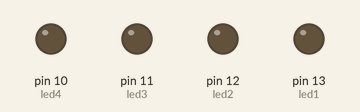
This sketch was run on a simulated Arduino Uno, built with avr-gcc and run on an emulated ATmega328P. On the bench: output pins drawn as LEDs (lit = HIGH).

Above: at 0.4 s.
At 2.3 s:
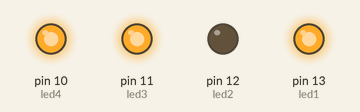
At 3.92 s:
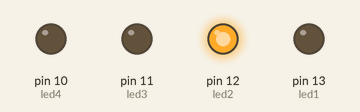
At 5.8 s:
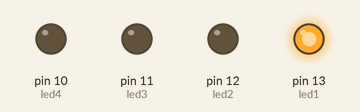
At 6.3 s:
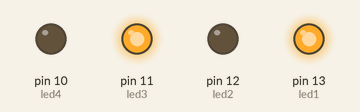
At 8.57 s:
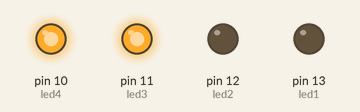
Timing chart, 0 to 9.2 s (numbered marks = the images above):
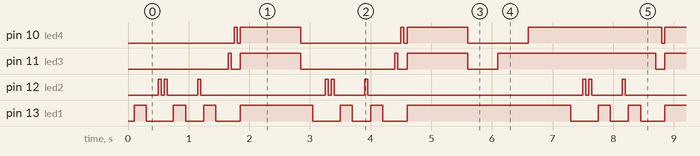

Measured:
- by itself, pin 10 (led4): repeats every 7.0 s: LOW 0.05 s, HIGH 1.0 s, LOW 1.7 s, HIGH 0.05 s, LOW 0.05 s, HIGH 1.0 s, LOW 1.0 s, HIGH 2.2 s
- by itself, pin 11 (led3): repeats every 7.0 s: LOW 0.15 s, HIGH 1.0 s, LOW 1.6 s, HIGH 0.05 s, LOW 0.15 s, HIGH 1.0 s, LOW 0.50 s, HIGH 2.6 s
- by itself, pin 12 (led2): repeats every 7.0 s: LOW 0.05 s, HIGH 0.05 s, LOW 0.50 s, HIGH 0.05 s, LOW 2.1 s, HIGH 0.05 s, LOW 0.05 s, HIGH 0.05 s, LOW 0.50 s, HIGH 0.05 s, LOW 3.6 s, HIGH 0.05 s
- by itself, pin 13 (led1): repeats every 7.0 s: LOW 0.45 s, HIGH 0.20 s, LOW 0.30 s, HIGH 0.20 s, LOW 0.40 s, HIGH 1.2 s, LOW 0.45 s, HIGH 0.20 s, LOW 0.30 s, HIGH 0.20 s, LOW 0.40 s, HIGH 2.7 s

The sketch:

blink.ino
```cpp
int led1 = 13;
int led2 = 12; //RED
int led3 = 11;
int led4 = 10;


void white1() {
  digitalWrite(led1, HIGH);
  delay(200);
  digitalWrite(led1, LOW);
  delay(200);
}

void red() {
  digitalWrite(led2, HIGH);
  delay(50);
  digitalWrite(led2, LOW);
  delay(50);
}

void setup() {
  pinMode(led1, OUTPUT);
  pinMode(led2, OUTPUT);
  pinMode(led3, OUTPUT);
  pinMode(led4, OUTPUT);

  delay(100);
}

void loop() {
  white1();
  red();
  red();
  delay(50);
  white1();
  red();
  white1();
  digitalWrite(led3, HIGH);
  delay(50);
  digitalWrite(led3, LOW);
  delay(50);
  digitalWrite(led4, HIGH);
  delay(50);
  digitalWrite(led4, LOW);
  delay(50);
  digitalWrite(led1, HIGH);
  digitalWrite(led3, HIGH);
  digitalWrite(led4, HIGH);
  delay(1000);
  digitalWrite(led1, LOW);
  digitalWrite(led3, LOW);
  digitalWrite(led4, LOW);
  white1();
  red();
  red();
  delay(50);
  white1();
  red();
  white1();
  digitalWrite(led3, HIGH);
  delay(50);
  digitalWrite(led3, LOW);
  delay(50);
  digitalWrite(led4, HIGH);
  delay(50);
  digitalWrite(led4, LOW);
  delay(50);
  digitalWrite(led1, HIGH);
  digitalWrite(led3, HIGH);
  digitalWrite(led4, HIGH);
  delay(1000);
  digitalWrite(led1, LOW);
  digitalWrite(led3, LOW);
  digitalWrite(led4, LOW);
  digitalWrite(led1, HIGH);
  delay(500);
  digitalWrite(led3, HIGH);
  delay(500);
  digitalWrite(led4, HIGH);
  delay(500);
}
```
